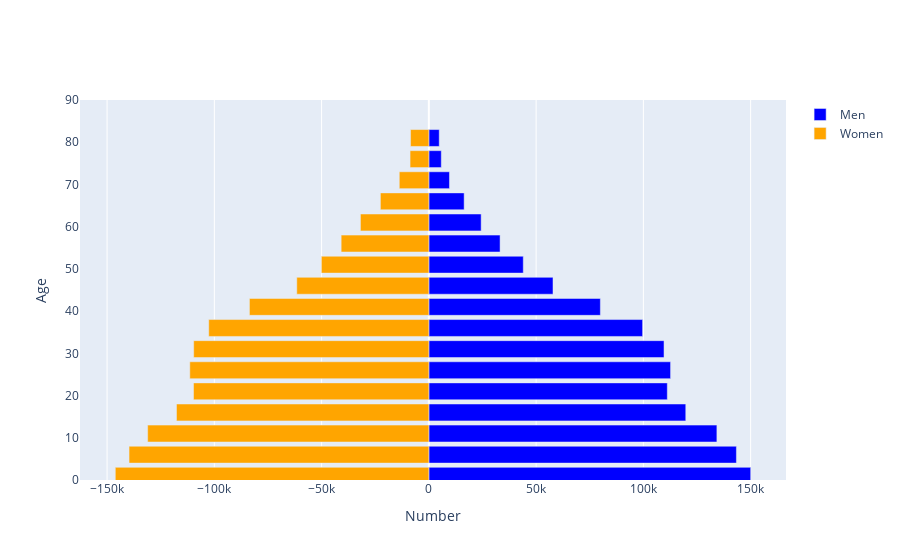

Notebook cell for this chart:
### Code cell
age_ranges = []

# Ranges top out at 80, and go in five year increments
for i in range(0,80,5):
    age_ranges.append(f"{i:02d}"+f"{i+4:02d}")

age_ranges.append("80UP")

male_variables = {"SP.POP."+age_range+".MA":"Males "+age_range for age_range in age_ranges}
female_variables = {"SP.POP."+age_range+".FE":"Females "+age_range for age_range in age_ranges}

variables = male_variables
variables.update(female_variables)

df = wbdata.get_dataframe(variables,country="BWA")
print(df.query("date=='2020'").sum(axis=0))

import plotly.offline as py
import plotly.graph_objs as go
import pandas as pd
import numpy as np

py.init_notebook_mode(connected=True)

layout = go.Layout(barmode='overlay',
                   yaxis=go.layout.YAxis(range=[0, 90], title='Age'),
                   xaxis=go.layout.XAxis(title='Number'))

year = 2020

bins = [go.Bar(x = df.loc[str(year),:].filter(regex="Male").values,
               y = [int(s[:2])+1 for s in age_ranges],
               orientation='h',
               name='Men',
               marker=dict(color='blue'),
               hoverinfo='skip'
               ),

        go.Bar(x = -df.loc[str(year),:].filter(regex="Female").values,
               y=[int(s[:2])+1 for s in age_ranges],
               orientation='h',
               name='Women',
               marker=dict(color='orange'),
               hoverinfo='skip',
               )
        ]
py.iplot(dict(data=bins, layout=layout))

### Figure 1 — Plotly figure (JSON) as saved in the notebook; plotly's stock layout.template omitted (floating-point values rounded to 4 significant figures)
{"data": [{"hoverinfo": "skip", "marker": {"color": "blue"}, "name": "Men", "orientation": "h", "type": "bar", "x": [150033, 143378, 134270, 119764, 111166, 112678, 109632, 99640, 79951, 57874, 44020, 33205, 24387, 16458, 9612, 5798, 4843], "y": [1, 6, 11, 16, 21, 26, 31, 36, 41, 46, 51, 56, 61, 66, 71, 76, 81]}, {"hoverinfo": "skip", "marker": {"color": "orange"}, "name": "Women", "orientation": "h", "type": "bar", "x": [-146162, -139746, -131076, -117640, -109699, -111431, -109624, -102611, -83636, -61566, -50099, -40877, -31884, -22585, -13784, -8753, -8523], "y": [1, 6, 11, 16, 21, 26, 31, 36, 41, 46, 51, 56, 61, 66, 71, 76, 81]}], "layout": {"autosize": true, "barmode": "overlay", "xaxis": {"autorange": true, "range": [-162600.0, 166500.0], "title": {"text": "Number"}, "type": "linear"}, "yaxis": {"range": [0, 90], "title": {"text": "Age"}, "type": "linear"}}}
